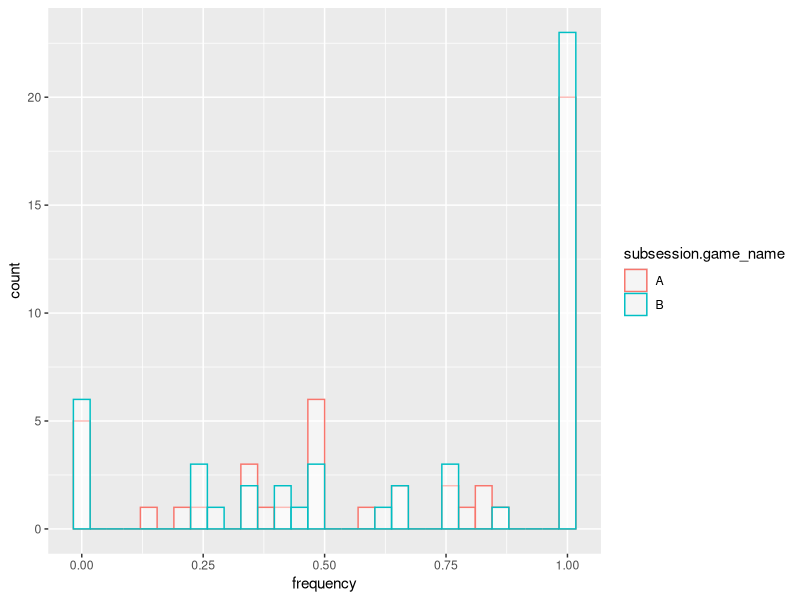
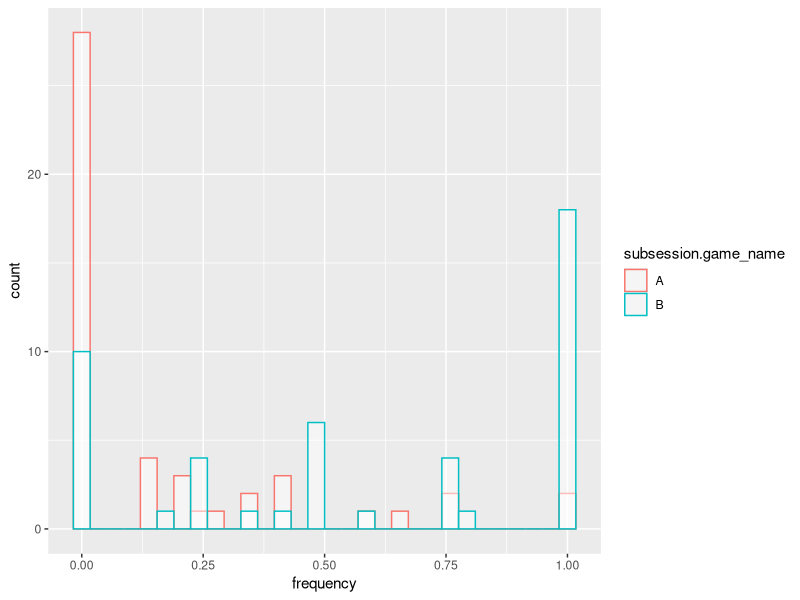
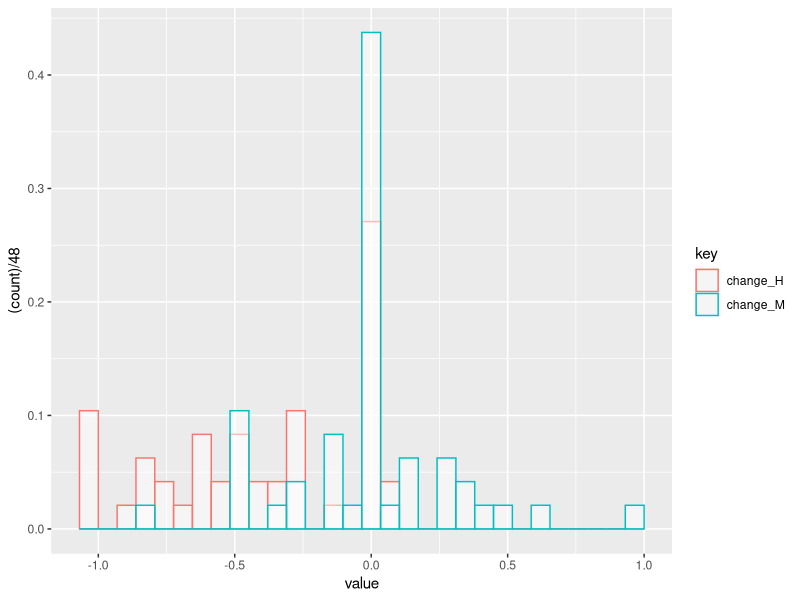
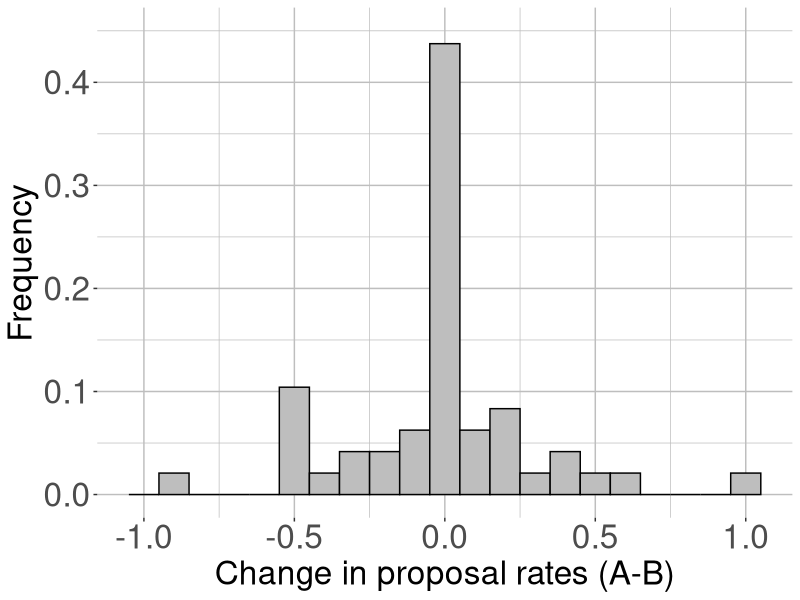
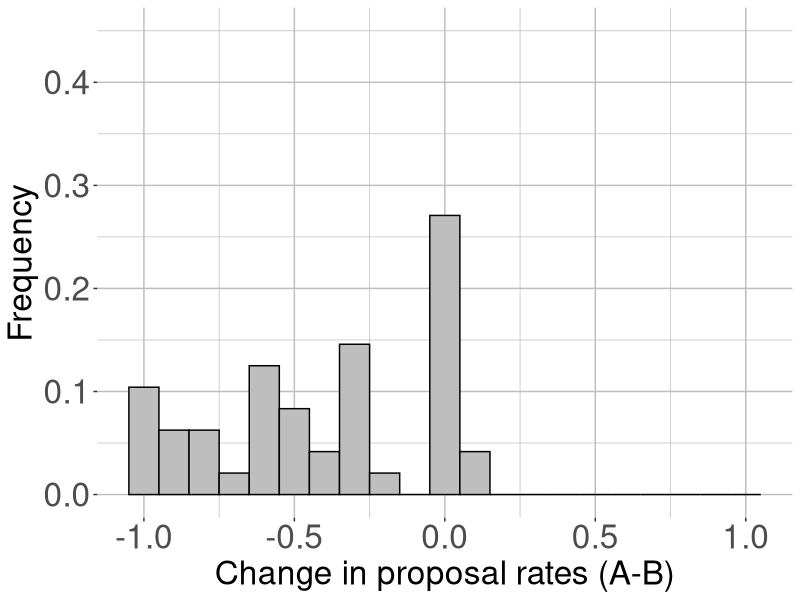

R code for these plots, in order:

# preliminaries -----------------------------------------------------------

library(here)
library(tidyverse)
library(forcats)
library(sandwich)
library(lmtest)

# create dataset ----------------------------------------------------------

data_game_raw<-read_csv(here("data","MaIn_data_base_game.csv"))
data_game_raw <- data_game_raw %>%
  mutate(player.type=factor(player.type)) %>%
  mutate(player.type=fct_recode(player.type,
                                "H"="1",
                                "M"="2",
                                "L"="3")) %>%
  mutate(player.signal=factor(player.signal)) %>%
  mutate(player.signal=fct_recode(player.signal,
                                  "h"="1",
                                  "m"="2",
                                  "l"="3")) %>%
  mutate(player.partner_type=factor(player.partner_type)) %>%
  mutate(player.partner_type=fct_recode(player.partner_type,
                                        "H"="1",
                                        "M"="2",
                                        "L"="3")) %>%
  mutate(subsession.game_name=factor(subsession.game_name))  %>%
  mutate(participant.id_in_treatment=interaction(factor(session.code),factor(participant.id_in_session))) %>%
  mutate(session.code=factor(session.code)) %>%
  select(session.code, participant.id_in_treatment, player.choice,subsession.round_number,subsession.game_name,
         player.match, player.partner_type, player.type, player.signal,group.id_in_subsession)
min_round = 20
data_game_raw <- data_game_raw %>% filter(subsession.round_number>=min_round)

# create individual frequencies -------------------------------------------

data_frequencies <- data_game_raw %>%
  group_by(participant.id_in_treatment, player.type, player.signal, subsession.game_name) %>%
  summarise(frequency = mean(player.choice))

data_frequencies_s <- data_frequencies %>%
  unite(case,player.type,player.signal,subsession.game_name, sep="") %>%
  spread(case,frequency)


# distribution of proposal frequencies -------------------------

plot_data <- data_frequencies %>% filter(player.type=="M", player.signal=="m")

ggplot(plot_data, aes(x=frequency, color=subsession.game_name)) +
  geom_histogram(fill="white", alpha=0.5, position="identity")


plot_data <- data_frequencies %>% filter(player.type=="H", player.signal=="m")

ggplot(plot_data, aes(x=frequency, color=subsession.game_name)) +
  geom_histogram(fill="white", alpha=0.5, position="identity")


# distribution of changes in proposal frequency ---------------------------

#parameters for plotting distributions on two panels
bin_width=0.1
minbin=-1.05
maxbin=+1.05
ceiling=0.45
scale=1.5
#plot with Mm change distribution
f <- ggplot(data_frequencies_s, aes(x=-MmB+MmA)) +
  geom_histogram(aes(y =(..count..)/48),
                 color="black",
                 fill="grey",
                 breaks=seq(minbin, maxbin, by=bin_width)) +
  ylim(c(0,ceiling)) +
  ylab("Frequency") +
  xlab("Change in proposal rates (A-B)") +
  theme(axis.title.y = element_text(size=16*scale)) +
  theme(axis.title.x = element_text(size=16*scale)) +
  theme(axis.text.x  = element_text(size=16*scale)) +
  theme(axis.text.y  = element_text(size=16*scale)) +
  theme(legend.text = element_text(size = 16*scale),
        legend.title = element_text(size=16*scale)) +
  theme(
    panel.background = element_rect(fill = "transparent") # bg of the panel
    , plot.background = element_rect(fill = "transparent", color = NA) # bg of the plot
    , panel.grid.major = element_line(colour = "grey") # get rid of major grid
    , panel.grid.minor = element_line(colour = "grey") # get rid of minor grid
    , legend.background = element_rect(fill = "transparent") # get rid of legend bg
    , legend.box.background = element_rect(fill = "transparent", color = NA) # get rid of legend panel bg
    , legend.key = element_rect(fill = "transparent", color = NA)
    , legend.position = "bottom"
    , legend.margin = margin(20,0.5,0.5,0.5)
  )
ggsave(f, filename = "hist_Mm_change.png",  bg = "transparent", path= here("output/figures"))

#plot with Hm change distribution
f <- ggplot(data_frequencies_s, aes(x=-HmB+HmA)) +
  geom_histogram(aes(y =(..count..)/48),
                 color="black",
                 fill="grey",
                 breaks=seq(minbin, maxbin, by=bin_width)) +
  ylim(c(0,ceiling))+
  ylab("Frequency") +
  xlab("Change in proposal rates (A-B)") +
  theme(axis.title.y = element_text(size=16*scale)) +
  theme(axis.title.x = element_text(size=16*scale)) +
  theme(axis.text.x  = element_text(size=16*scale)) +
  theme(axis.text.y  = element_text(size=16*scale)) +
  theme(legend.text = element_text(size = 16*scale),
        legend.title = element_text(size=16*scale)) +
  theme(
    panel.background = element_rect(fill = "transparent") # bg of the panel
    , plot.background = element_rect(fill = "transparent", color = NA) # bg of the plot
    , panel.grid.major = element_line(colour = "grey") # get rid of major grid
    , panel.grid.minor = element_line(colour = "grey") # get rid of minor grid
    , legend.background = element_rect(fill = "transparent") # get rid of legend bg
    , legend.box.background = element_rect(fill = "transparent", color = NA) # get rid of legend panel bg
    , legend.key = element_rect(fill = "transparent", color = NA)
    , legend.position = "bottom"
    , legend.margin = margin(20,0.5,0.5,0.5)
  )
ggsave(f, filename = "hist_Hm_change.png",  bg = "transparent", path= here("output/figures"))

#plot with two distributions
plot_data <- data_frequencies_s %>%
  mutate(change_H=-HmB+HmA, change_M = -MmB+MmA) %>%
  select(participant.id_in_treatment,change_H, change_M) %>%
  gather(key, value, -participant.id_in_treatment)
ggplot(plot_data, aes(x=value, color=key)) +
  geom_histogram(aes(y =(..count..)/48),fill="white", alpha=0.5, position="identity" )

#hypothesis test of difference in distributions
test_data <- data_frequencies_s %>%
  mutate(change_H=-HmB+HmA, change_M = -MmB+MmA)
diff = test_data$change_H-test_data$change_M
test=wilcox.test(diff, alternative = "less")
p=test$p.value
reject_null=(p<=0.05)
#hypothesis test: change=0 for M types
test_data <- data_frequencies_s %>%
  mutate(change_H=-HmB+HmA, change_M = -MmB+MmA)
diff = test_data$change_M-0
test=wilcox.test(diff, alternative = "two.sided")
p=test$p.value
reject_null=(p<=0.05)
#hypothesis test: change=0 for H types
test_data <- data_frequencies_s %>%
  mutate(change_H=-HmB+HmA, change_M = -MmB+MmA)
diff = test_data$change_H-0
test=wilcox.test(diff, alternative = "less")
p=test$p.value
reject_null=(p<=0.05)

# individual types --------------------------------------------------------

#create measure of weak-dominance violation
data_frequencies_s$HhA[is.na(data_frequencies_s$HhA)] = 1
data_frequencies_s$HhB[is.na(data_frequencies_s$HhB)] = 1
data_frequencies_s$HlA[is.na(data_frequencies_s$HlA)] = 0
data_frequencies_s$HlB[is.na(data_frequencies_s$HlB)] = 0
data_frequencies_s$MhA[is.na(data_frequencies_s$MhA)] = 1
data_frequencies_s$MhB[is.na(data_frequencies_s$MhB)] = 1
data_frequencies_s$MlA[is.na(data_frequencies_s$MlA)] = 0
data_frequencies_s$MlB[is.na(data_frequencies_s$MlB)] = 0
data_frequencies_s$LhA[is.na(data_frequencies_s$LhA)] = 1
data_frequencies_s$LhB[is.na(data_frequencies_s$LhB)] = 1
data_frequencies_s$LmA[is.na(data_frequencies_s$LmA)] = 1
data_frequencies_s$LmB[is.na(data_frequencies_s$LmB)] = 1
data_frequencies_s <- data_frequencies_s %>%
  mutate(WD_mistake = 1*(HhA==0|HhB==0|HlA!=0|HlB!=0|MhA==0|MhB==0|MlA!=0|MlB!=0|LhA==0|LhB==0|LmA==0|LmB==0))

    
# create measure of individual proposal rates
data_frequencies_s <- data_frequencies_s %>%
  mutate(HmA_propose = 1*(HmA>=0.5),
         HmB_propose = 1*(HmB>=0.5),
         MmA_propose = 1*(MmA>=0.5),
         MmB_propose = 1*(MmB>=0.5))

#check how many people propose/make mistakes
sum(data_frequencies_s$HmA_propose)
sum(data_frequencies_s$HmB_propose)
sum(data_frequencies_s$MmA_propose)
sum(data_frequencies_s$MmB_propose)
sum(data_frequencies_s$WD_mistake)

# Mm players who propose>50% in A are more likely to propose>50% as Mm players in B
sum(data_frequencies_s$MmA_propose*data_frequencies_s$MmB_propose)/sum(data_frequencies_s$MmA_propose)
sum((1-data_frequencies_s$MmA_propose)*data_frequencies_s$MmB_propose)/sum(1-data_frequencies_s$MmA_propose)


# Mm players who propose>50% in A are more likely to propose>50% as Hm players in B
sum(data_frequencies_s$MmA_propose*data_frequencies_s$HmB_propose)/sum(data_frequencies_s$MmA_propose)
sum((1-data_frequencies_s$MmA_propose)*data_frequencies_s$HmB_propose)/sum(1-data_frequencies_s$MmA_propose)


# Mm players who propose>50% in A are more likely to propose>50% as Hm players in A
sum(data_frequencies_s$MmA_propose*data_frequencies_s$HmA_propose)/sum(data_frequencies_s$MmA_propose)
sum((1-data_frequencies_s$MmA_propose)*data_frequencies_s$HmA_propose)/sum(1-data_frequencies_s$MmA_propose)


# Mm players who propose>50% in A are slightly more likely to choose weakly dominated strategies
sum(data_frequencies_s$MmA_propose*data_frequencies_s$WD_mistake)/sum(data_frequencies_s$MmA_propose)
sum((1-data_frequencies_s$MmA_propose)*data_frequencies_s$WD_mistake)/sum(1-data_frequencies_s$MmA_propose)


#full table
data_freq=cbind(data_frequencies_s$MmA_propose,
                1-data_frequencies_s$MmA_propose,
                data_frequencies_s$MmB_propose,
                1-data_frequencies_s$MmB_propose,
                data_frequencies_s$HmA_propose,
                1-data_frequencies_s$HmA_propose,
                data_frequencies_s$HmB_propose,
                1-data_frequencies_s$HmB_propose,
                data_frequencies_s$WD_mistake,
                1-data_frequencies_s$WD_mistake)
num_variables = dim(data_freq)[2]
output_matrix = matrix(nrow=num_variables, ncol=num_variables)
for(i in seq(1:num_variables)){
  for(j in seq(1:num_variables)){
    output_matrix[i,j]=sum(data_freq[,i]*data_freq[,j])
    #if((i+1)%/%2>(j+1)%/%2){output_matrix[i,j]="-"}
  }
}
library(xtable)
x <- xtable(output_matrix)
print(x, floating=FALSE, tabular.environment="bmatrix", hline.after=NULL, include.rownames=FALSE, include.colnames=FALSE)

#number of subjects who make no mistakes: 3
sum((1-data_frequencies_s$MmA_propose)*data_frequencies_s$MmB_propose*(1-data_frequencies_s$HmA_propose)*data_frequencies_s$MmB_propose*(1-data_frequencies_s$WD_mistake))
